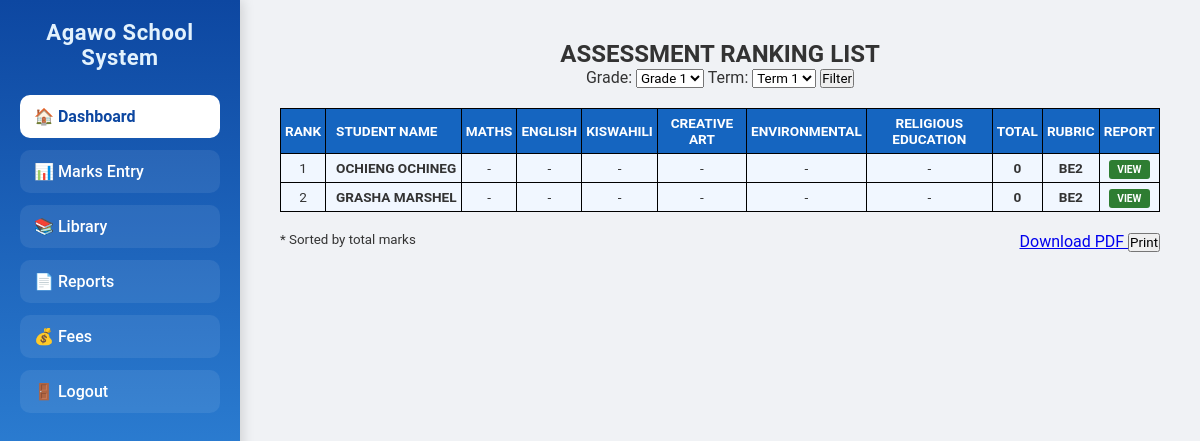
Before: /marks/view-list/ (signed in) with the older database file.
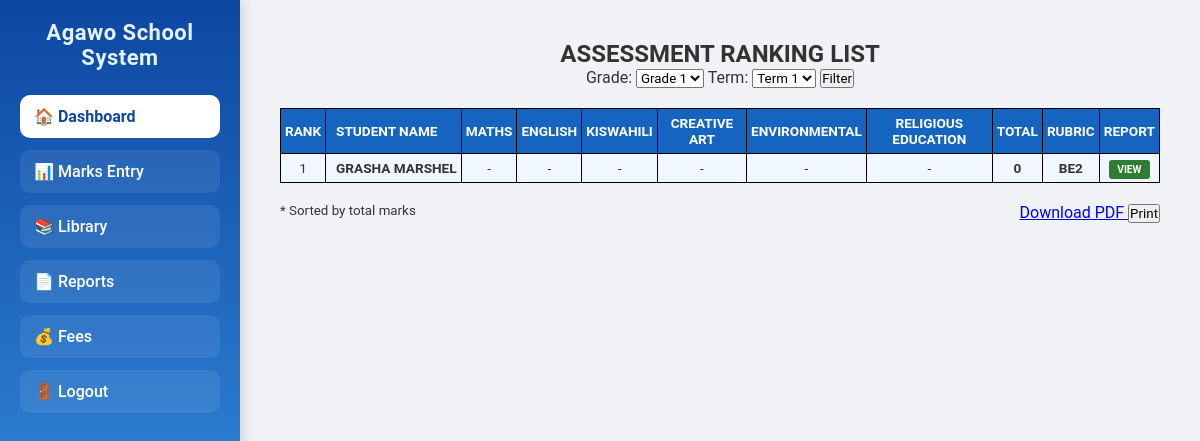
After: the same page with the newer database file.
### core/models.py (models this page shows, shortened)
class Student(models.Model):
    student_name = models.CharField(max_length=200)
    admission_number = models.CharField(max_length=20, unique=True)
    grade = models.CharField(max_length=20, choices=GRADE_CHOICES)
    parent_name = models.CharField(max_length=200, blank=True, null=True)
    parent_phone = models.CharField(max_length=15, blank=True, null=True)

### core/views.py (the view)
# urls.py: path('marks/view-list/', views.view_list, name='view_list'),
@login_required
def view_list(request):
    grades = [f"Grade {i}" for i in range(1, 10)]
    sel_grade = request.GET.get("grade", "Grade 1")
    sel_term = request.GET.get("term", "1")
    sel_year = request.GET.get("year", str(datetime.datetime.now().year))
    subjects = get_subjects_for_grade(sel_grade)
    students = Student.objects.filter(grade=sel_grade)
    performance_data = []
    for student in students:
        marks_qs = Mark.objects.filter(student=student, term=sel_term, year=sel_year)
        total = marks_qs.aggregate(Sum('marks'))['marks__sum'] or 0
        avg = marks_qs.aggregate(Avg('marks'))['marks__avg'] or 0
        marks_dict = {m.subject: m.marks for m in marks_qs}
        subject_marks = [
            {"score": marks_dict.get(sub), "rubric": get_cbc_rubric_data(marks_dict.get(sub))["code"]}
            for sub in subjects
        ]
        performance_data.append({
            "student": student,
            "subject_marks": subject_marks,
            "total": total,
            "overall_rubric": get_cbc_rubric_data(avg)["code"]
        })
    performance_data.sort(key=lambda x: x["total"], reverse=True)
    return render(request, "view_list.html", {
        "grades": grades, "terms": ["1", "2", "3"],
        "years": [str(y) for y in range(2024, datetime.datetime.now().year + 5)],
        "performance_data": performance_data, "subjects": subjects,
        "selected_grade": sel_grade, "selected_term": sel_term, "selected_year": sel_year,
    })

### core/views.py (called while the page is built)
def get_grade_num(grade_string):
    try:
        return str(grade_string).split()[-1]
    except:
        return "1"

def get_subjects_for_grade(grade_string):
    try:
        num = int(get_grade_num(grade_string))
        if 1 <= num <= 3:
            return ["Maths", "English", "Kiswahili", "Creative Art", "Environmental", "Religious Education"]
        elif 4 <= num <= 6:
            return ["Maths", "English", "Science", "Social Studies", "Agriculture", "Home Science"]
        else:
            return ["Maths", "English", "Integrated Science", "Pretechnical Studies", "CRE", "Kiswahili", "Agriculture", "Social Studies", "Creative Arts"]
    except:
        return []

def get_cbc_rubric_data(mark):
    if mark is None:
        return {'code': 'N/A', 'label': 'No Data'}
    if mark >= 90: return {'code': 'EE1'}
    elif mark >= 80: return {'code': 'EE2'}
    elif mark >= 65: return {'code': 'ME1'}
    elif mark >= 50: return {'code': 'ME2'}
    elif mark >= 40: return {'code': 'AE1'}
    elif mark >= 30: return {'code': 'AE2'}
    elif mark >= 15: return {'code': 'BE1'}
    else: return {'code': 'BE2'}

### templates/view_list.html (shortened to what this page needs)
{% extends "base.html" %}
{% load custom_filters %}
{% block content %}
<div style="padding:10px;">
    {% if not is_pdf %}
    <h2 style="text-align:center;">ASSESSMENT RANKING LIST</h2>
    <form method="get" style="text-align:center; margin-bottom:20px;">
        Grade:
        <select name="grade">
            {% for g in grades %}
                <option value="{{ g }}" {% if g == selected_grade %}selected{% endif %}>{{ g }}</option>
            {% endfor %}
        </select>
        Term:
        <select name="term">
            {% for t in terms %}
                <option value="{{ t }}" {% if t == selected_term %}selected{% endif %}>Term {{ t }}</option>
            {% endfor %}
        </select>
        <button type="submit">Filter</button>
    </form>
    {% endif %}
    <div class="table-scroll-area">
        <table>
            <thead>
                <tr>
                    <th>Rank</th>
                    <th class="name-cell">Student Name</th>
                    {% for subject in subjects %}
                        <th>{{ subject }}</th>
                    {% endfor %}
                    <th>Total</th>
                    <th>Rubric</th>
                    {% if not is_pdf %}
                        <th>Report</th>
                    {% endif %}
                </tr>
            </thead>
            <tbody>
                {% for row in performance_data %}
                <tr class="{% if forloop.counter <= 3 and not is_pdf %}top-row{% endif %}">
                    <td>{{ forloop.counter }}</td>
                    <td class="name-cell">
                        {% if row.student.full_name %}
                            {{ row.student.full_name|upper }}
                        {% elif row.student.first_name %}
                            {{ row.student.first_name|upper }} {{ row.student.last_name|upper }}
                        {% elif row.student.student_name %}
                            {{ row.student.student_name|upper }}
                        {% else %}
                            UNKNOWN
                        {% endif %}
                    </td>
                    {% for item in row.subject_marks %}
                        <td>
                            {% if item.score is not None %}
                                {{ item.score }}
                                <span class="rubric-tag">{{ item.rubric }}</span>
                            {% else %}
                                -
                            {% endif %}
                        </td>
                    {% endfor %}
                    <td><strong>{{ row.total }}</strong></td>
                    <td><strong>{{ row.overall_rubric }}</strong></td>
                    {% if not is_pdf %}
                    <td>
                        <a href="{% url 'report_card' row.student.id %}?term={{ selected_term }}&year={{ selected_year }}"
                           class="btn-view" target="_blank">
                           VIEW
                        </a>
                    </td>
                    {% endif %}
                </tr>
                {% empty %}
                <tr>
                    <td colspan="{{ subjects|length|add:5 }}">
                        No data found
                    </td>
                </tr>
                {% endfor %}
            </tbody>
        </table>
    </div>
    {% if not is_pdf %}
    <div style="margin-top:20px; display:flex; justify-content:space-between;">
        <small>* Sorted by total marks</small>
        <div>
            <a href="{% url 'download_view_list_pdf' %}?grade={{ selected_grade }}&term={{ selected_term }}&year={{ selected_year }}">
                Download PDF
            </a>
            <button onclick="window.print()">Print</button>
        </div>
    </div>
    {% endif %}
</div>
{% endblock %}

Changed rows visible on the page:
removed Student: student.student_name "OCHIENG OCHINEG", total "0", overall_rubric "BE2"
